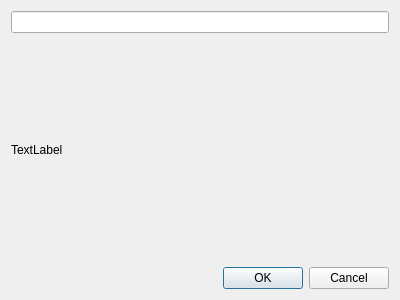
<?xml version="1.0" encoding="UTF-8"?>
<ui version="4.0">
 <class>SideDialog</class>
 <widget class="QDialog" name="SideDialog">
  <property name="geometry">
   <rect>
    <x>0</x>
    <y>0</y>
    <width>400</width>
    <height>300</height>
   </rect>
  </property>
  <property name="windowTitle">
   <string>Dialog</string>
  </property>
  <layout class="QVBoxLayout" name="verticalLayout">
   <item>
    <widget class="QLineEdit" name="lineEdit"/>
   </item>
   <item>
    <widget class="QLabel" name="label">
     <property name="text">
      <string>TextLabel</string>
     </property>
    </widget>
   </item>
   <item>
    <widget class="QDialogButtonBox" name="buttonBox">
     <property name="orientation">
      <enum>Qt::Horizontal</enum>
     </property>
     <property name="standardButtons">
      <set>QDialogButtonBox::Cancel|QDialogButtonBox::Ok</set>
     </property>
    </widget>
   </item>
  </layout>
 </widget>
 <resources/>
 <connections>
  <connection>
   <sender>buttonBox</sender>
   <signal>accepted()</signal>
   <receiver>SideDialog</receiver>
   <slot>accept()</slot>
   <hints>
    <hint type="sourcelabel">
     <x>248</x>
     <y>254</y>
    </hint>
    <hint type="destinationlabel">
     <x>157</x>
     <y>274</y>
    </hint>
   </hints>
  </connection>
  <connection>
   <sender>buttonBox</sender>
   <signal>rejected()</signal>
   <receiver>SideDialog</receiver>
   <slot>reject()</slot>
   <hints>
    <hint type="sourcelabel">
     <x>316</x>
     <y>260</y>
    </hint>
    <hint type="destinationlabel">
     <x>286</x>
     <y>274</y>
    </hint>
   </hints>
  </connection>
 </connections>
</ui>
